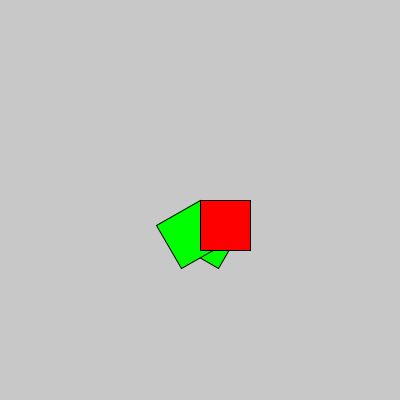
Frame 1 (no input)
Frame 60 (the mouse pressed at the canvas centre just before this capture): identical to frame 1, image omitted
Frame 120 (the mouse held since frame 60 and released just before this capture): identical to frame 1, image omitted

The Processing sketch that drew this single still picture (run headless with seeded random() and noise(); from frame 60 on, the mouse is pressed at the canvas centre):

// Processing sketch: rotate_03
// ── rotate_03.pde
int grados = 0;
int click = 0;
int movX = 0;

void setup(){
  size(400,400);
  textSize(20);
}

void draw(){
  background(200);
  translate(200,200);
  fill(0,255,0);
  rotate(radians(30));
  rect(0,0,50,50);
  rotate(radians(30));
  rect(0,0,50,50);
  rotate(radians(-60));
  fill(255,0,0);
  rect(0,0,50,50);
}

void mouseClicked(){
}

void keyPressed(){
  if(keyCode == RIGHT){
    movX += 50;
  }else if(keyCode == LEFT){
    movX -= 50;
  }
}
